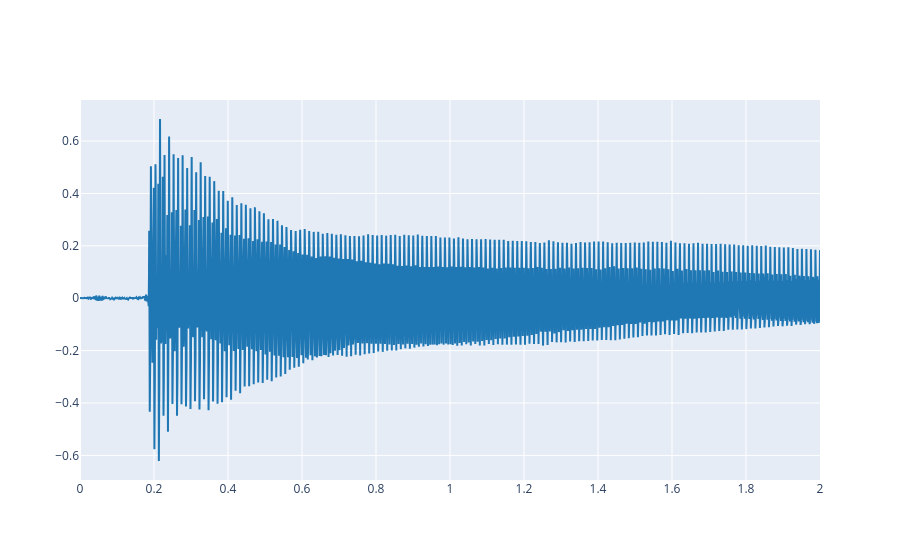

The cell this chart's notebook holds for it:
### Markdown cell above
First upload your reference signal and plot the first seconds of it.

### Code cell
filepath = r"c:\Users\Administrator\Documents\Senyal_sistemes\465490__timidity__savarez-esaite.wav"
ref, fs = load_audio(filepath)
plot_signals(ref, fs,0,2) # dos primers segons

### Figure 1 — Plotly figure (JSON) as saved in the notebook; plotly's stock layout.template omitted (floating-point values rounded to 4 significant figures; data arrays with more than 128 entries replaced by an {"elided": "..."} marker saying what was removed)
{"data": [{"line": {"color": "#1f77b4", "shape": "linear"}, "mode": "lines", "name": "audio signal 0", "type": "scatter", "x": {"elided": "88200 float values"}, "y": {"elided": "88200 float values"}}], "layout": {}}
